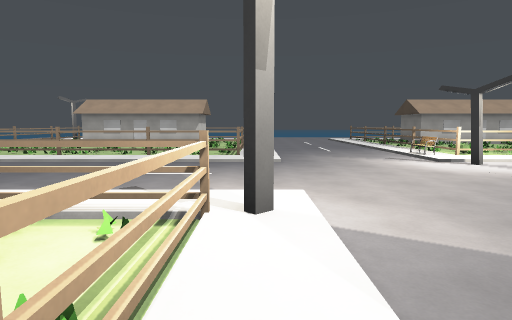
View 1 (above)

24 first-person views from a walk through a 3-D level made in the Godot game engine. The camera is 1.5 m above the floor, tilts 6° down and sees 75° across. The floor is counted in squares, 2 m on a side. Each view is taken from the middle of a square. On the plan, view 1 faces up. The plan holds only what a view shows up to about 11 squares ahead; the rest is blank. The place goes on beyond the plan. Characters and animated objects are not drawn. Door leaves are left out where a doorway can be walked through. Surface patterns are stand-ins for the level's own textures.

View 2
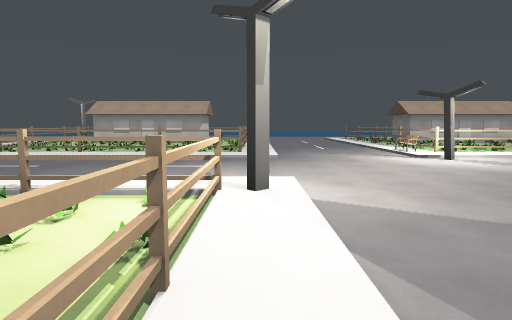

View 3
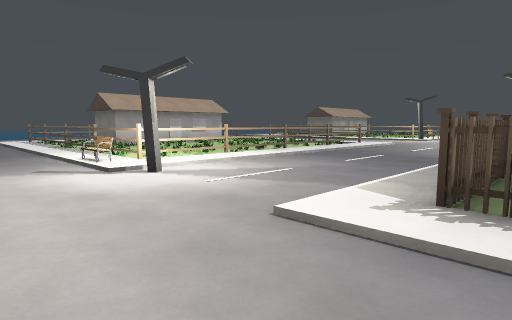

View 4
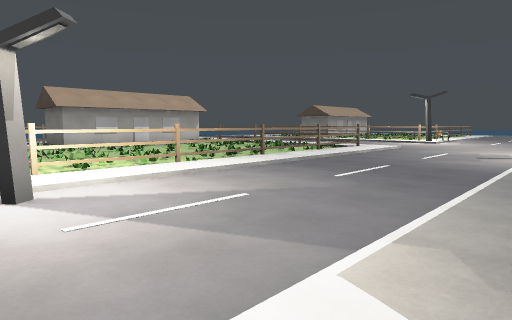

View 5
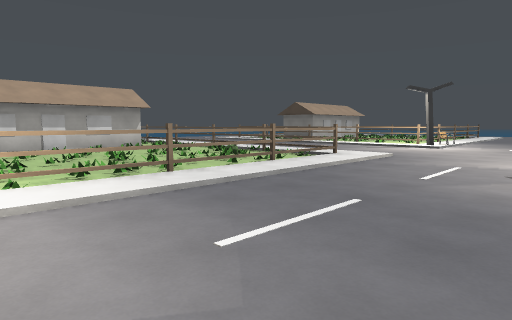

View 6
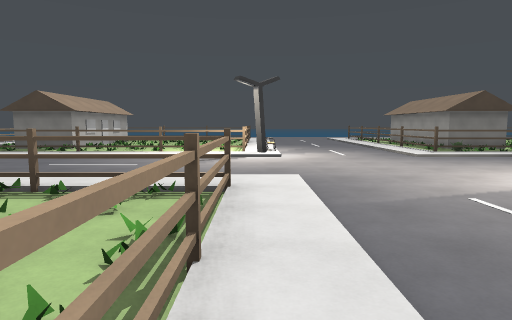

View 7
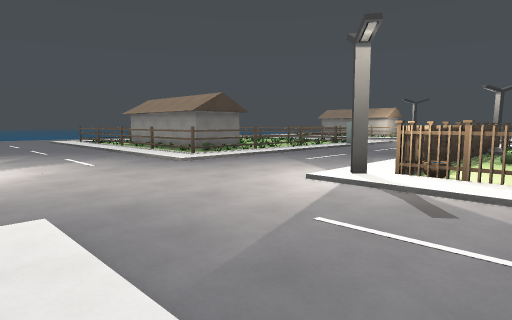

View 8
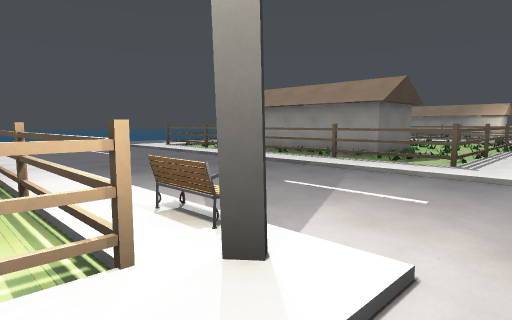

View 9
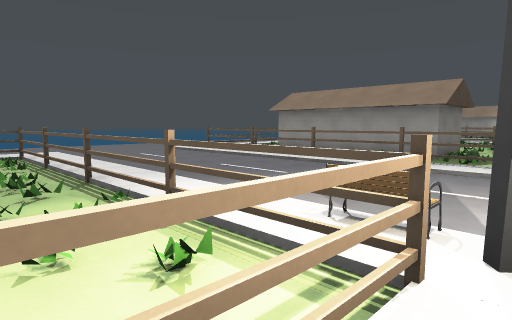

View 10
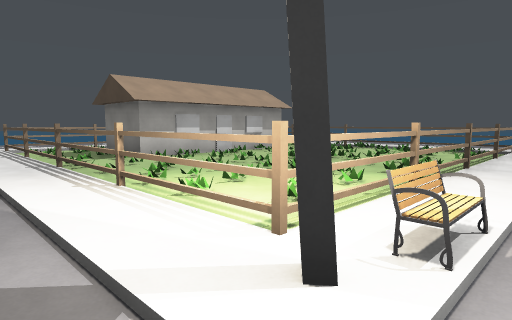

View 11
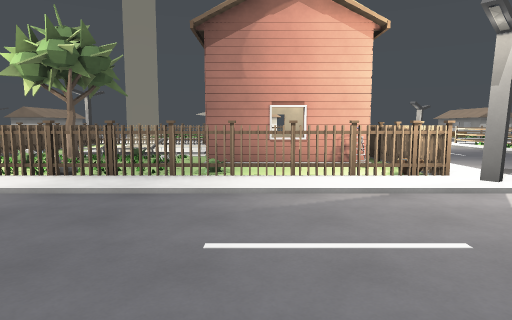

View 12
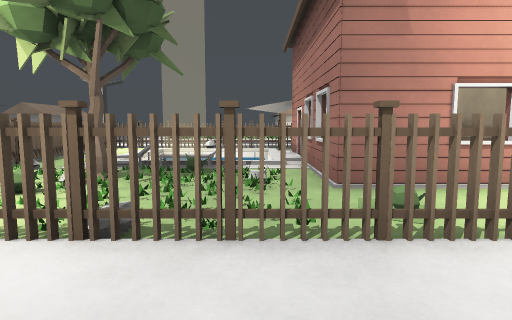

View 13
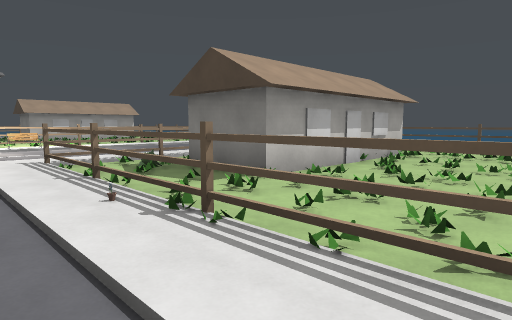

View 14
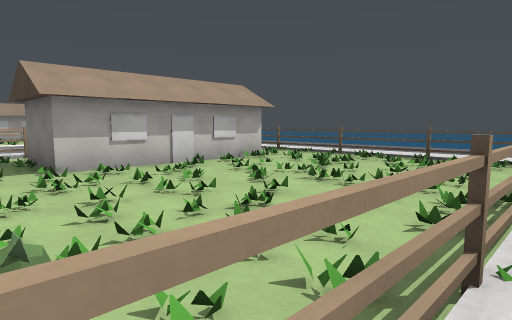

View 15
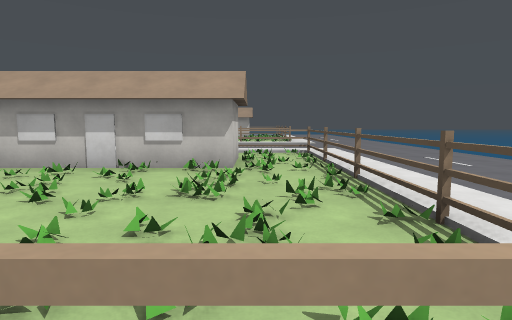

View 16
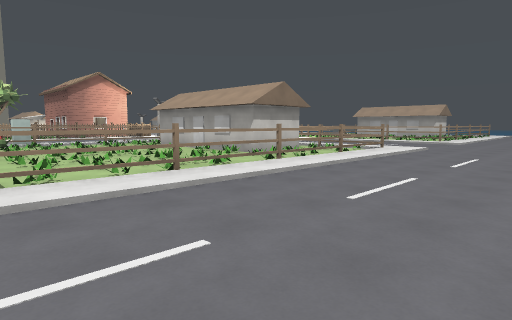

View 17
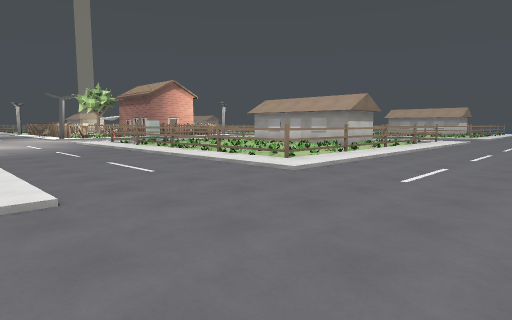

View 18
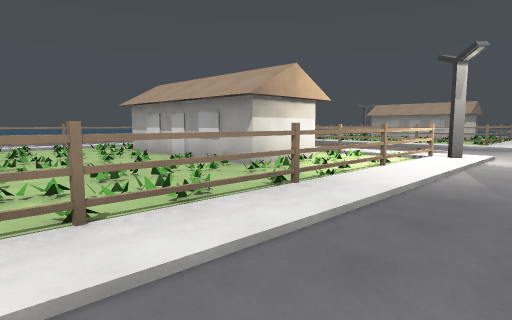

View 19
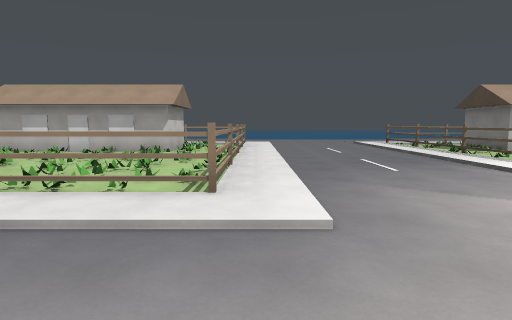

View 20
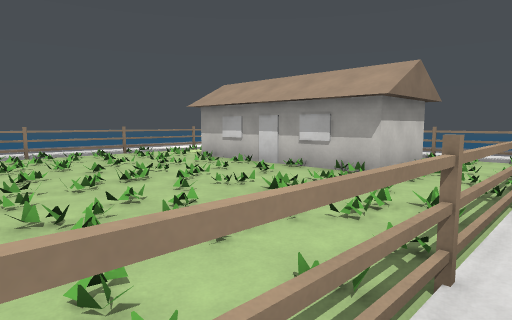

View 21
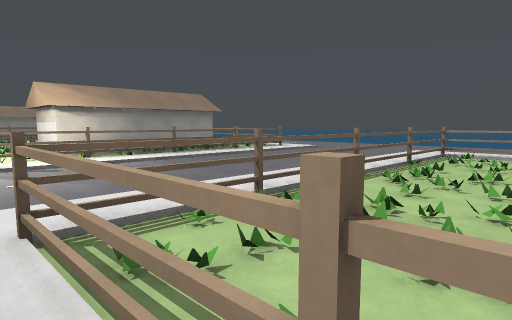

View 22
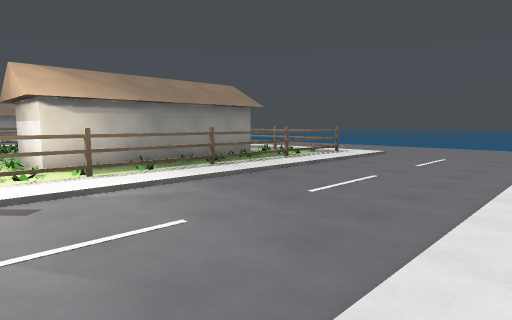

View 23
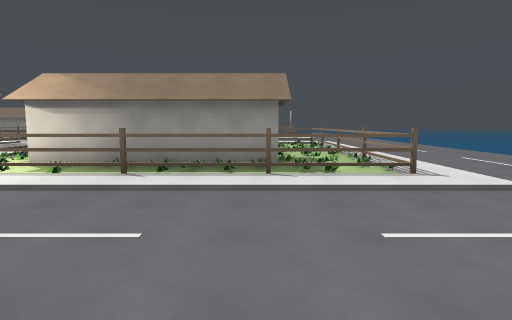

View 24
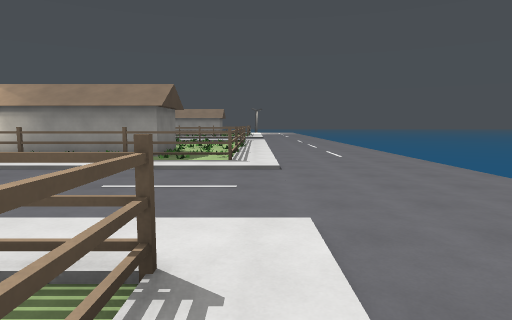

### Floor plan
Key: @ floor where view 1 was taken; # wall or solid block; x gap in a wall; . main floor; : floor 0.25 m higher than the main floor; - floor 0.25 m lower than the main floor; / step, stairs or slope; D open door; = window, fence, low wall or low ledge; v drop or lower ground; T thing the floor can be seen under or through; O other object.
Columns run from 14 left of view 1 to 33 right of it. Each row starts with its distance up from view 1.
 16             #.:...// #           :. #
 15      #.    ##.:.../#.#           :#.#
 14     :T.#####. :.../#.######     .:#:#####
 13     :T...:...=:.../#........  ...:#.....
 12     :T.......=:.../#.:.....:#/...:#...:...=
 11     :T.....:.=:.../#:.......#/...:#.......
 10     :T.......=:.../#........#/...:#.:.....=
  9   ..:T========:...//O=======#/...:#========:
  8   ..:::::::::::...O::::::::::/...:O:::::::::
  7  ..................#..........................
  6 v.............................................
  5 v.............................................
  4 v...///////////...////////////...///////////....
  3 v...:##//#/#//#.../####  ####/...:##//#/#/#:....
  2 v...:#.//././=:.../#      OO#/...:#.//././=:....
  1 v...:#.######.:..         #.x/...:#.######.:....
  0 v...:#.######:@.          #.#/...:#.######::...
 -1 v...:#.#####.=:..  ###D####O//.../#.#####.=:...
 -2 v...:#.......=:..  #  --x...T/...:#.......=:...
 -3 v.  :#.......=:..  #:   =O..T/...:#...:...=:....
 -4       .......=:..  #:   =##.T   . #.......=:....
 -5             .=:..  #:: ::#O.      O.......=:....
 -6                    # . .##        #========:....
 -7                    ######         ::::::::::....
 -8                                     ............
 -9                                    .............
-10                                    .............
-11                                      ///////....
-12                                            :....

Where each view was taken, in squares from view 1:
view 1: 0 up, 0 right, facing up
view 2: 1 down, 0 right, facing up
view 3: 2 up, 2 right, facing up-right
view 4: 3 up, 4 right, facing up-right
view 5: 4 up, 7 right, facing up-right
view 6: 8 up, 10 right, facing right
view 7: 8 up, 12 right, facing down-right
view 8: 9 up, 18 right, facing down-right
view 9: 10 up, 19 right, facing down-right
view 10: 7 up, 18 right, facing up-right
view 11: 0 up, 19 right, facing left
view 12: 2 down, 16 right, facing left
view 13: 4 down, 18 right, facing up-right
view 14: 7 down, 20 right, facing up-right
view 15: 7 down, 27 right, facing up
view 16: 7 down, 33 right, facing up-left
view 17: 12 down, 33 right, facing up-left
view 18: 5 down, 2 right, facing up-left
view 19: 5 up, 0 right, facing up
view 20: 9 up, 0 right, facing up-left
view 21: 11 up, 0 right, facing down-left
view 22: 8 up, 1 left, facing down-left
view 23: 8 up, 7 left, facing down
view 24: 10 up, 10 left, facing down
